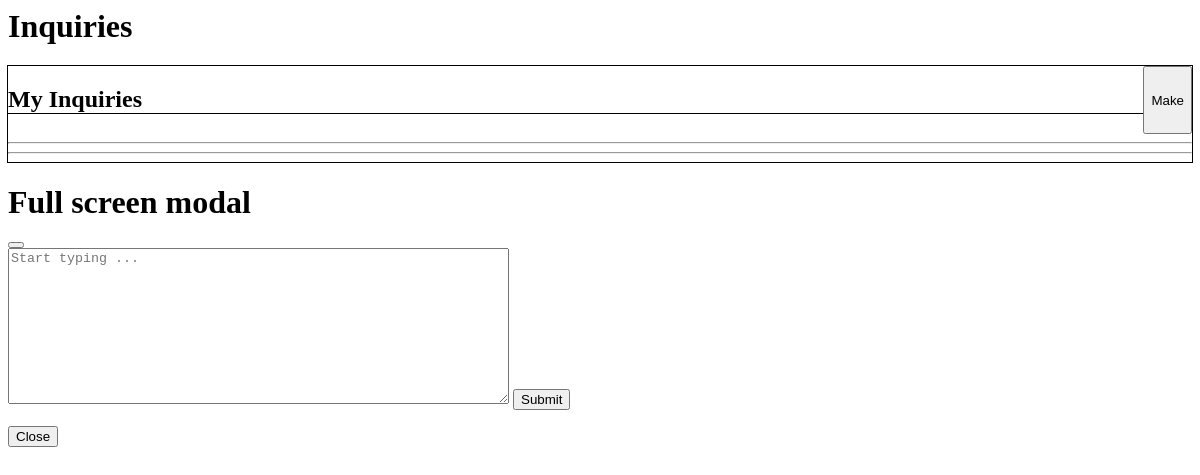
Page /public/pages/customer/inquiry_customer_view.php on the earlier database version.
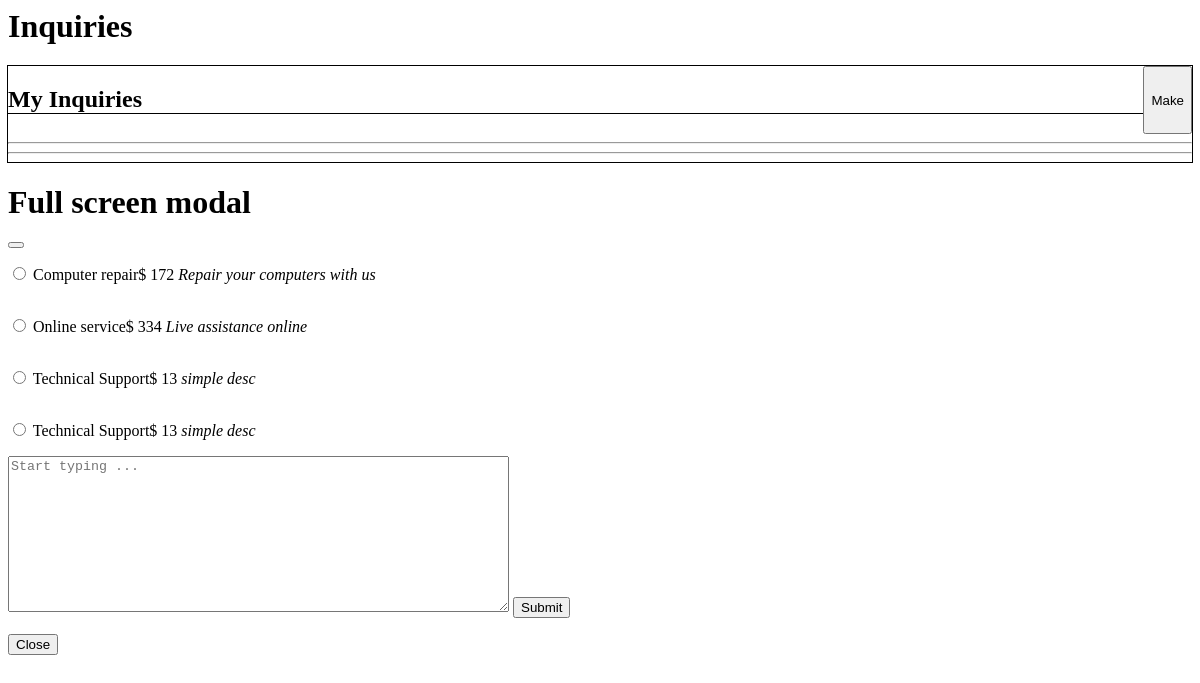
Same page on the later database version.
### tables this page shows
CREATE TABLE "InquryLists" (
	"id"	INTEGER NOT NULL UNIQUE,
	"ename"	TEXT NOT NULL,
	"desc"	TEXT,
	"price"	TEXT NOT NULL,
	"by"	INTEGER NOT NULL,
	"created_at"	TEXT NOT NULL,
	"updated_at"	TEXT NOT NULL,
	PRIMARY KEY("id" AUTOINCREMENT),
	FOREIGN KEY("by") REFERENCES "users"("id") ON DELETE CASCADE ON UPDATE CASCADE
);

### app/controllers/InquiryLists.php (called while the page is built, shortened)
<?php
class InquiryLists
{
    public static function index()
    {
        $model = new InquiryLists_model ;
        return $model->getAll();
    }
}

### app/models/InquiryLists_model.php (called while the page is built)
<?php
class InquiryLists_model extends Database
{
    protected function getTableName(): string {
        return 'InquryLists';
    }
}

### app/Database.php (called while the page is built, shortened)
<?php
abstract class Database
{
    protected $pdo;
    public function __construct()
    {
        $pdo = new PDO('sqlite:database/database.sqlite');
        $this->pdo = $pdo;
    }
    public  function getAll()
    {
        $sql = "SELECT * FROM {$this->getTableName()}";
        try {
            $stmt = $this->pdo->query($sql);
            $result = $stmt->fetchAll(PDO::FETCH_ASSOC);
            if ($result) {
                return ['status' => 'success', 'data' => $result];
            } else {
                return ['status' => 'fail', 'message' => 'Unable to get data'];
            }
        } catch (PDOException $e) {
           return ['status' => 'error', 'message' => 'Query failed: ' . $e->getMessage()] ;
        }
    }
}

### public/pages/customer/inquiry_customer_view.php (the view, shortened to what this page needs)
<h1 class="container p-5">Inquiries</h1>
<div class="container p-2" style="outline: 1px solid;">
    <div>
        <div style="display: flex;">
            <h2 style="flex-grow: 2; border-bottom:1px solid;">My Inquiries</h2>
            <button type="button" class="btn btn-primary" data-bs-toggle="modal" data-bs-target="#exampleModalFullscreen">Make</button>
        </div>
        <div class="accordion" id="accordionExample">
            <hr>
            <hr>
        </div>
    </div>
</div>
<div class="modal fade" id="exampleModalFullscreen" tabindex="-1" aria-labelledby="exampleModalFullscreenLabel" aria-hidden="true">
    <div class="modal-dialog modal-fullscreen">
        <div class="modal-content">
            <div class="modal-header">
                <h1 class="modal-title fs-4" id="exampleModalFullscreenLabel">Full screen modal</h1>
                <button type="button" class="btn-close" data-bs-dismiss="modal" aria-label="Close"></button>
            </div>
            <div class="modal-body">
                <form action="Actions.php?a=POST&source=Inquiries&method=store&do=make Inquiry&from=<?php echo $_GET['path']; ?>" method="post" enctype="multipart/form-data">
                    <?php
                    $InqList = InquiryLists::index();
                    foreach ($InqList['data'] as $key => $value) {
                        echo <<<HTML
                            <div style="display: flex;   ">
                                <p><input type="radio" id="staff" name="inquiry" value="{$value['ename']}"> {$value['ename']}</p>
                                <p class="blockquote-footer" style='align-self: end; '>$ {$value['price']} <cite title="Source Title"> {$value['desc']}</cite></p>
                            </div>
            HTML;
                    }
                    ?>
                    <textarea id="summernote" name="cont" id="" cols="60" rows="10" placeholder="Start typing ..."></textarea>
                    <button type="submit" class="btn btn-primary">Submit</button>
                </form>
            </div>
            <div class="modal-footer">
                <button type="button" class="btn btn-secondary" data-bs-dismiss="modal">Close</button>
            </div>
        </div>
    </div>
</div>

Differences in the rows shown:
added inqurylists: ename "Computer repair", price "172", desc "Repair your computers with us"
added inqurylists: ename "Online service", price "334", desc "Live assistance online"
added inqurylists: ename "Technical Support", price "13", desc "simple desc"
added inqurylists: ename "Technical Support", price "13", desc "simple desc"
